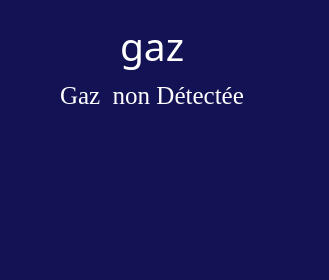
<?xml version="1.0" encoding="UTF-8"?>
<ui version="4.0">
 <class>Form</class>
 <widget class="QWidget" name="Form">
  <property name="geometry">
   <rect>
    <x>0</x>
    <y>0</y>
    <width>329</width>
    <height>280</height>
   </rect>
  </property>
  <property name="windowTitle">
   <string>Gaz</string>
  </property>
  <property name="styleSheet">
   <string notr="true">QWidget{

background-color: #121254 ;}
</string>
  </property>
  <widget class="QLabel" name="label_3">
   <property name="geometry">
    <rect>
     <x>120</x>
     <y>0</y>
     <width>91</width>
     <height>91</height>
    </rect>
   </property>
   <property name="font">
    <font>
     <family>Algerian</family>
     <pointsize>-1</pointsize>
     <underline>false</underline>
     <strikeout>false</strikeout>
    </font>
   </property>
   <property name="styleSheet">
    <string notr="true">QLabel{
   color: #00bfff;
  
   
   
   -webkit-box-shadow: rgba(0,0,0,1) 0 1px 0;
   -moz-box-shadow: rgba(0,0,0,1) 0 1px 0;
   box-shadow: rgba(0,0,0,1) 0 1px 0;
   text-shadow: rgba(0,0,0,.4) 0 1px 0;
   color: #FFFFFF;
   font-size: 39px;
   font-family: Algerian;
   text-decoration: none;
   
}</string>
   </property>
   <property name="text">
    <string>gaz</string>
   </property>
  </widget>
  <widget class="QLabel" name="label">
   <property name="geometry">
    <rect>
     <x>90</x>
     <y>130</y>
     <width>141</width>
     <height>131</height>
    </rect>
   </property>
   <property name="text">
    <string/>
   </property>
   <property name="pixmap">
    <pixmap resource="photos.qrc">:/newPrefix/gaz1.png</pixmap>
   </property>
  </widget>
  <widget class="QLabel" name="label_gaz">
   <property name="geometry">
    <rect>
     <x>60</x>
     <y>70</y>
     <width>221</width>
     <height>51</height>
    </rect>
   </property>
   <property name="font">
    <font>
     <family>Georgia,serif</family>
     <pointsize>-1</pointsize>
     <underline>false</underline>
     <strikeout>false</strikeout>
    </font>
   </property>
   <property name="styleSheet">
    <string notr="true">QLabel{
   color: rgb(255, 255, 255);
  
   
   
   -webkit-box-shadow: rgba(0,0,0,1) 0 1px 0;
   -moz-box-shadow: rgba(0,0,0,1) 0 1px 0;
   box-shadow: rgba(0,0,0,1) 0 1px 0;
   text-shadow: rgba(0,0,0,.4) 0 1px 0;
   color: rgb(255, 255, 255);
   font-size: 25px;
   font-family: Georgia, serif;
   text-decoration: none;
   
}</string>
   </property>
   <property name="text">
    <string>Gaz  non Détectée</string>
   </property>
  </widget>
 </widget>
 <resources>
  <include location="photos.qrc"/>
  <include location="D:/python/Lib/site-packages/PyQt4/photos.qrc"/>
 </resources>
 <connections/>
</ui>
